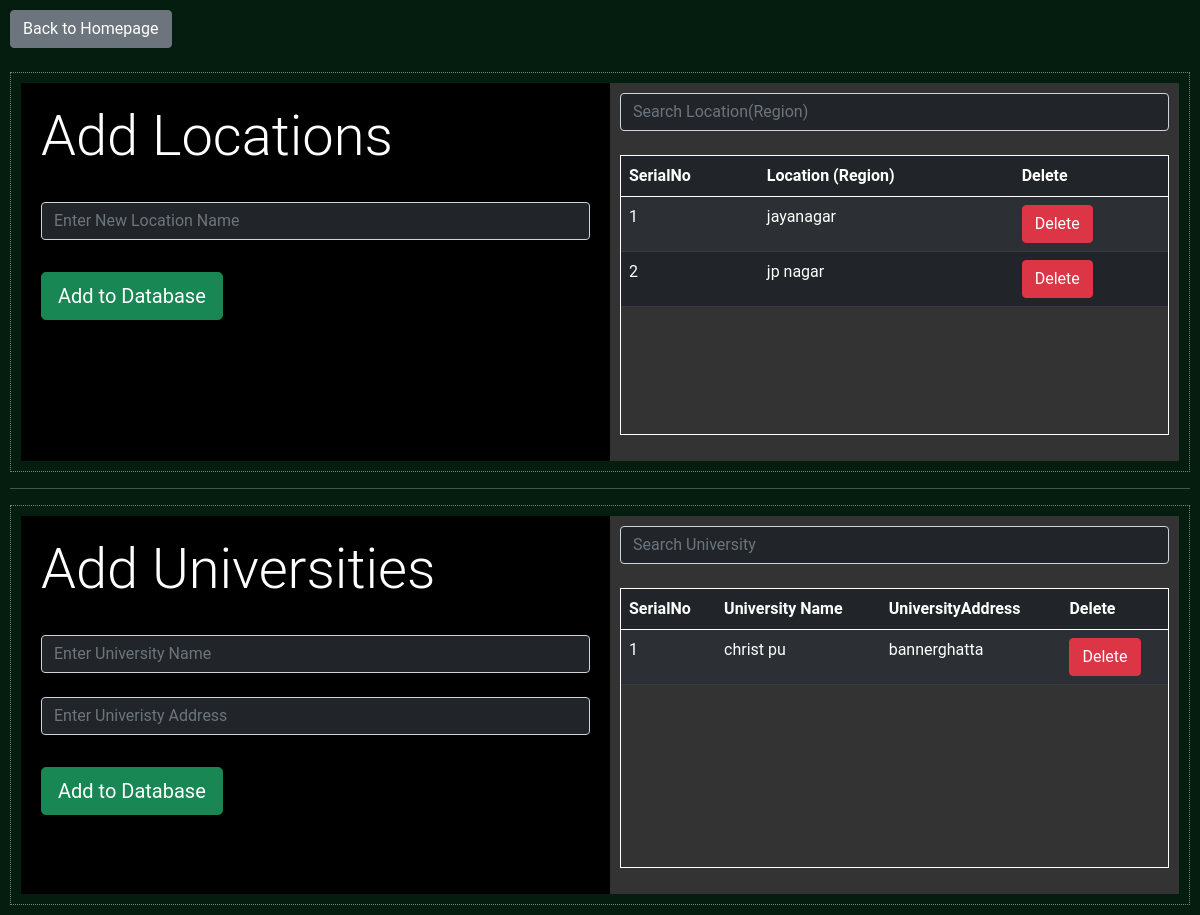
The page /admin/add_data (signed in) on the database as committed earlier.
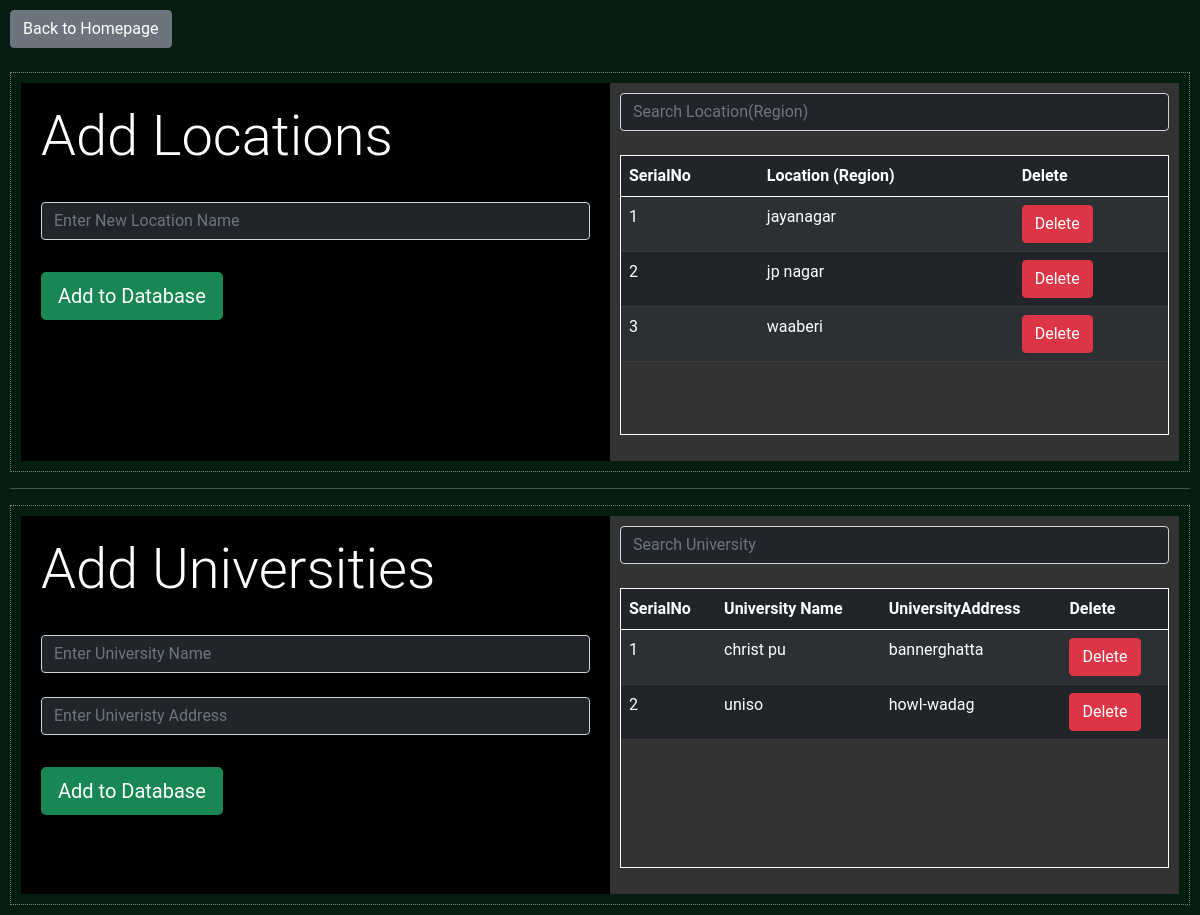
The same page on the database as committed later.
### BusManager/models.py (models this page shows, shortened)
class LocationModel(db.Model):
	id = db.Column(db.Integer, primary_key=True)
	location_name = db.Column(db.String)

class UniversityModel(db.Model):
	id = db.Column(db.Integer, primary_key=True)
	name = db.Column(db.String)
	address = db.Column(db.String)

### BusManager/admin/routes.py (the view)
@admin.route('/add_data')
@login_required
def add_data():
	locations = LocationModel.query.all()
	universities = UniversityModel.query.all()
	return render_template('add_data.html', title='Add Data', locations=locations, universities=universities)

### BusManager/models.py (called while the page is built)
@login_manager.user_loader
def load_user(user_id):
    return AdminUser.query.get(int(user_id))

### BusManager/templates/add_data.html (shortened to what this page needs)
{% extends 'bs_layout.html' %}
{% block content %}
<a class="btn btn-secondary" href="{{url_for('admin.admin_home')}}">Back to Homepage</a>
<br><br>
<div class="holder">
	<div class="entryblock">
		<h1 class='display-4'>Add Locations</h1>
		<br>
		<input type="text" class="form-control bg-dark text-light" id="locname" placeholder="Enter New Location Name">
		<br>
		<button class="btn btn-block btn-success btn-lg center mt-2" onclick="addLocation()">Add to Database</button>
	</div>
	<div class="viewerblock">
		<input type="text" id="locbar" class="form-control bg-dark text-light" placeholder="Search Location(Region)" onkeyup="tableFilterer(1, targetTableID='tbl', searchSource='locbar')"><br>
		<div class="tablecontainer">
			<table class="table table-striped table-dark" id="tbl">
			<thead>
				<tr>
				<th scope="col">SerialNo</th>
				<th scope="col">Location (Region)</th>
				<th scope="col">Delete</th>
				</tr>
			</thead>
			<tbody id='tbdy'>
				{% for e in locations %}
				<tr data-id="-1">
				<td>{{loop.index}}</td>
				<td>{{e['location_name']}}</td>
					<td><button class="btn btn-danger" onclick=DeleteLocation({{e['id']}})>Delete</button></td>
				</tr>
				{% endfor %}
			</tbody>
			</table>
		</div>
	</div>
</div>
<hr>
<div class="holder">
	<div class="entryblock">
		<h1 class='display-4'>Add Universities</h1>
		<br>
		<input type="text" class="form-control bg-dark text-light" id="uniname" placeholder="Enter University Name">
		<br>
		<input type="text" class="form-control bg-dark text-light" id="uniaddr" placeholder="Enter Univeristy Address">
		<br>
		<button class="btn btn-block btn-success btn-lg center mt-2" onclick="addUniversity()">Add to Database</button>
	</div>
	<div class="viewerblock">
		<input type="text" id="unibar" class="form-control bg-dark text-light" placeholder="Search University" onkeyup="tableFilterer(1, targetTableID='utbl', searchSource='unibar')"><br>
		<div class="tablecontainer">
			<table class="table table-striped table-dark" id="utbl">
			<thead>
				<tr>
				<th scope="col">SerialNo</th>
				<th scope="col">University Name</th>
				<th scope="col">UniversityAddress</th>
				<th scope="col">Delete</th>
				</tr>
			</thead>
			<tbody id='tbdy'>
				{% for e in universities %}
				<tr data-id="-1">
				<td>{{loop.index}}</td>
				<td>{{e.name}}</td>
				<td>{{e.address}}</td>
					<td><button class="btn btn-danger" onclick=DeleteUniversity({{e['id']}})>Delete</button></td>
				</tr>
				{% endfor %}
			</tbody>
			</table>
		</div>
	</div>
</div>
{% endblock content %}

Rows that differ between the two databases and show on the page:
added LocationModel: location_name "waaberi"
added UniversityModel: name "uniso", address "howl-wadag"
